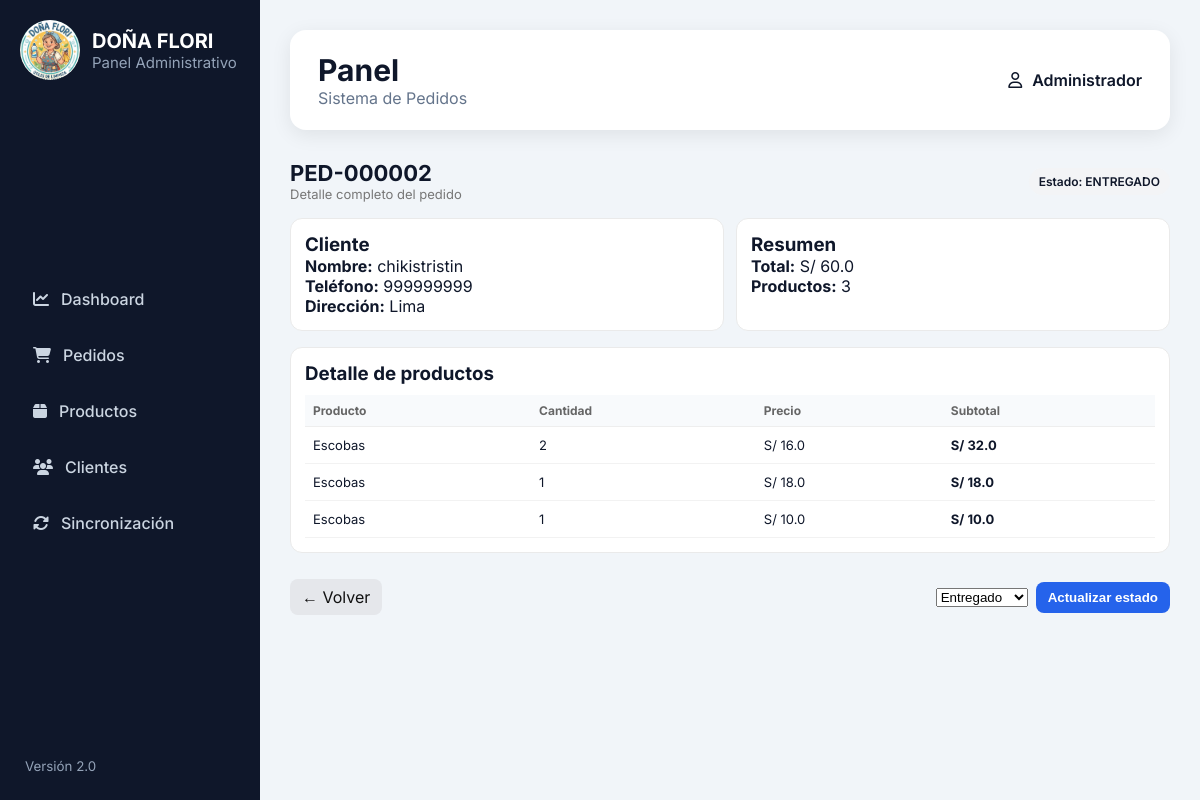
/admin/pedido/2, run on the app's committed database.
### tables this page shows
CREATE TABLE pedidos(

            id INTEGER PRIMARY KEY AUTOINCREMENT,

            numero TEXT UNIQUE,

            cliente_id INTEGER,

            fecha TEXT,

            subtotal REAL,

            delivery REAL DEFAULT 0,

            descuento REAL DEFAULT 0,

            total REAL,

            estado TEXT,

            observaciones TEXT,

            fecha_actualizacion TEXT,

            usuario TEXT,

            FOREIGN KEY(cliente_id)
            REFERENCES clientes(id)

        );

CREATE TABLE clientes(

            id INTEGER PRIMARY KEY AUTOINCREMENT,

            nombre TEXT NOT NULL,

            telefono TEXT,

            direccion TEXT,

            referencia TEXT,

            fecha_registro TEXT,

            ultima_compra TEXT,

            activo INTEGER DEFAULT 1                   
        );

CREATE TABLE detalle_pedido(

            id INTEGER PRIMARY KEY AUTOINCREMENT,

            pedido_id INTEGER,

            producto_codigo TEXT,

            producto TEXT,

            marca TEXT,

            presentacion TEXT,

            cantidad INTEGER,

            precio_unitario REAL,

            subtotal REAL,

            FOREIGN KEY(pedido_id)
            REFERENCES pedidos(id)

        );

### app.py (the view)
@app.route("/admin/pedido/<int:pedido_id>")
def admin_detalle_pedido(pedido_id):
    pedido = obtener_pedido_completo(pedido_id)
    return render_template(
        "admin/detalle_pedido.html",
        pedido=pedido
    )

### services/database_service.py (called while the page is built)
def conectar():
    conexion = sqlite3.connect(DATABASE)
    conexion.row_factory = sqlite3.Row
    return conexion

### services/pedido_service.py (called while the page is built)
def obtener_pedido_detalle(pedido_id):
    conn = conectar()
    cursor = conn.cursor()
    cursor.execute("""
        SELECT

            producto_codigo,
            producto,
            marca,
            presentacion,
            cantidad,
            precio_unitario,
            subtotal

        FROM detalle_pedido

        WHERE pedido_id = ?

        ORDER BY id
    """, (pedido_id,))
    rows = cursor.fetchall()
    conn.close()
    detalle = []
    for row in rows:
        detalle.append({
            "codigo": row["producto_codigo"],
            "producto": row["producto"],
            "marca": row["marca"],
            "presentacion": row["presentacion"],
            "cantidad": row["cantidad"],
            "precio_unitario": row["precio_unitario"],
            "subtotal": row["subtotal"]
        })
    return detalle

### templates/admin/detalle_pedido.html (shortened to what this page needs)
{% extends "admin/base_admin.html" %}
{% block content %}
<div class="erp-container">
    <div class="erp-header">
        <div>
            <h1 class="erp-title">{{ pedido.numero }}</h1>
            <p class="erp-subtitle">Detalle completo del pedido</p>
        </div>
        <div class="badge-status">
            Estado: {{ pedido.estado }}
        </div>
    </div>
    <div class="erp-grid">
        <div class="erp-card">
            <h3>Cliente</h3>
            <p><strong>Nombre:</strong> {{ pedido.cliente.nombre }}</p>
            <p><strong>Teléfono:</strong> {{ pedido.cliente.telefono }}</p>
            <p><strong>Dirección:</strong> {{ pedido.cliente.direccion }}</p>
        </div>
        <div class="erp-card">
            <h3>Resumen</h3>
            <p><strong>Total:</strong> S/ {{ pedido.total }}</p>
            <p><strong>Productos:</strong> {{ pedido.detalle|length }}</p>
        </div>
    </div>
    <div class="erp-card full">
        <h3>Detalle de productos</h3>
        <table class="erp-table">
            <thead>
                <tr>
                    <th>Producto</th>
                    <th>Cantidad</th>
                    <th>Precio</th>
                    <th>Subtotal</th>
                </tr>
            </thead>
            <tbody>
                {% for item in pedido.detalle %}
                <tr>
                    <td>{{ item.producto }}</td>
                    <td>{{ item.cantidad }}</td>
                    <td>S/ {{ item.precio_unitario }}</td>
                    <td><strong>S/ {{ item.subtotal }}</strong></td>
                </tr>
                {% endfor %}
            </tbody>
        </table>
    </div>
    <div class="erp-actions">
        <a href="/admin/pedidos" class="btn-secondary">
            ← Volver
        </a>
        <div class="erp-status-update">
            <form method="POST" action="/admin/pedido/{{ pedido.id }}/estado">
                <select name="estado" class="input">
                    <option value="ENTREGADO" {% if pedido.estado=="ENTREGADO" %}selected{% endif %}>
                        Entregado
                    </option>
                </select>
                <button class="btn-primary" type="submit">
                    Actualizar estado
                </button>
            </form>
        </div>
    </div>
</div>
{% endblock %}

### static/css/admin.css (style rules this page uses)
:root { --sidebar:#0f172a; --sidebar-hover:#1e293b; --sidebar-active:#2563eb; --background:#f1f5f9; --card:#ffffff; --text:#0f172a; --text-light:#64748b; --border:#e2e8f0; --shadow:0 5px 20px rgba(0,0,0,.08); --radius:16px; }
* { margin:0; padding:0; box-sizing:border-box; }
body { font-family:"Inter",sans-serif; background:var(--background); color:var(--text); }
table { width:100%; border-collapse:collapse; }
thead { background:#f8fafc; }
th { text-align:left; padding:15px; }
td { padding:15px; border-top:1px solid var(--border); }
table tbody tr { transition:.2s; }
.btn-primary { background:#2563eb; color:white; border:none; padding:10px 18px; border-radius:10px; cursor:pointer; transition:.2s; font-weight:600; }
.erp-container { display: flex; flex-direction: column; gap: 16px; }
.erp-header { display: flex; justify-content: space-between; align-items: center; }
.erp-title { font-size: 22px; font-weight: 700; }
.erp-subtitle { font-size: 13px; color: #777; }
.badge-status { background: #f3f4f6; padding: 6px 10px; border-radius: 999px; font-size: 12px; font-weight: 600; }
.erp-grid { display: grid; grid-template-columns: 1fr 1fr; gap: 12px; }
.erp-card { background: #fff; border: 1px solid #eaeaea; border-radius: 12px; padding: 14px; }
.erp-card.full { grid-column: 1 / -1; }
.erp-table { width: 100%; border-collapse: collapse; margin-top: 10px; }
.erp-table th { text-align: left; font-size: 12px; color: #666; border-bottom: 1px solid #eee; padding: 8px; }
.erp-table td { padding: 10px 8px; border-bottom: 1px solid #f2f2f2; font-size: 13px; }
.erp-actions { display: flex; justify-content: space-between; align-items: center; margin-top: 10px; gap: 10px; }
.erp-status-update form { display: flex; gap: 8px; align-items: center; }
.btn-primary { background: #2563eb; color: white; border: none; padding: 8px 12px; border-radius: 8px; cursor: pointer; }
.btn-secondary { background: #e5e7eb; color: #111; padding: 8px 12px; border-radius: 8px; text-decoration: none; }

### data on the page
pedidos: numero "PED-000002", estado "ENTREGADO", total "60.0", estado "Entregado"
clientes: cliente.nombre "chikistristin", cliente.telefono "999999999", cliente.direccion "Lima"
detalle_pedido: producto "Escobas", cantidad "2", precio_unitario "16.0", subtotal "32.0"
detalle_pedido: producto "Escobas", cantidad "1", precio_unitario "18.0", subtotal "18.0"
detalle_pedido: producto "Escobas", cantidad "1", precio_unitario "10.0", subtotal "10.0"

### other printed values
{{ pedido.detalle|length }} "3"
